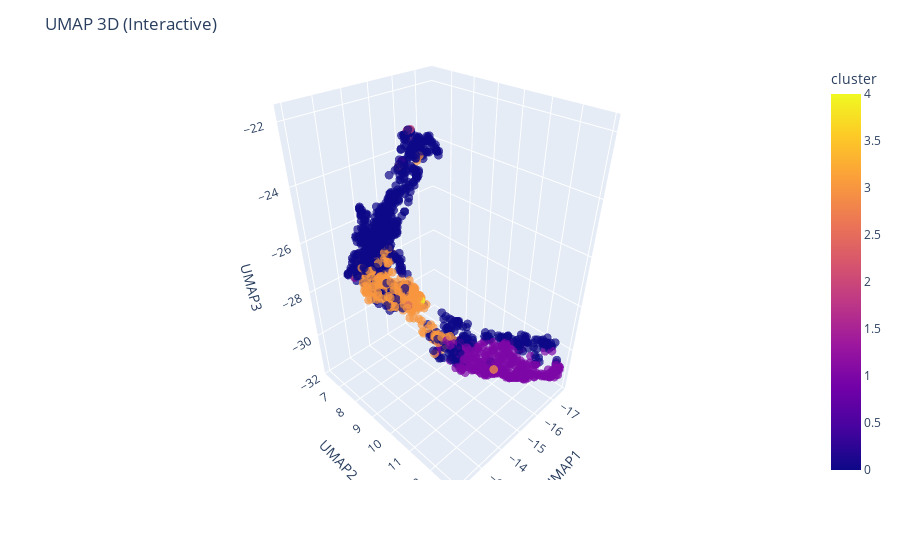

The code cell stored with this chart in its notebook:
### Code cell
import umap
import plotly.express as px

# load features + labels
X = pd.read_parquet(out_dir / "feature_table_extended_scaled.parquet")
labels = pd.read_parquet(out_dir / "clusters_3models.parquet")
df = X.join(labels[["cluster_kmeans"]])

# 3D UMAP embedding
emb = umap.UMAP(n_components=3, n_neighbors=30, min_dist=0.1, random_state=42) \
          .fit_transform(df.drop(columns=["cluster_kmeans"]).values)

plot_df = pd.DataFrame(emb, columns=["UMAP1","UMAP2","UMAP3"])
plot_df["cluster"] = df["cluster_kmeans"].values

fig = px.scatter_3d(
    plot_df, x="UMAP1", y="UMAP2", z="UMAP3",
    color="cluster", opacity=0.7
)
fig.update_traces(marker=dict(size=3))
fig.update_layout(title="UMAP 3D (Interactive)")
fig.show()

### Figure 1 — Plotly figure (JSON) as saved in the notebook; plotly's stock layout.template omitted (floating-point values rounded to 4 significant figures; data arrays with more than 128 entries replaced by an {"elided": "..."} marker saying what was removed)
{"data": [{"hovertemplate": "UMAP1=%{x}<br>UMAP2=%{y}<br>UMAP3=%{z}<br>cluster=%{marker.color}<extra></extra>", "legendgroup": "", "marker": {"color": {"elided": "1718 int values"}, "coloraxis": "coloraxis", "opacity": 0.7, "size": 3, "symbol": "circle"}, "mode": "markers", "name": "", "scene": "scene", "showlegend": false, "type": "scatter3d", "x": {"elided": "1718 float values"}, "y": {"elided": "1718 float values"}, "z": {"elided": "1718 float values"}}], "layout": {"coloraxis": {"colorbar": {"title": {"text": "cluster"}}, "colorscale": [[0, "#0d0887"], [0.1111, "#46039f"], [0.2222, "#7201a8"], [0.3333, "#9c179e"], [0.4444, "#bd3786"], [0.5556, "#d8576b"], [0.6667, "#ed7953"], [0.7778, "#fb9f3a"], [0.8889, "#fdca26"], [1, "#f0f921"]]}, "legend": {"tracegroupgap": 0}, "margin": {"t": 60}, "scene": {"domain": {"x": [0, 1], "y": [0, 1]}, "xaxis": {"title": {"text": "UMAP1"}}, "yaxis": {"title": {"text": "UMAP2"}}, "zaxis": {"title": {"text": "UMAP3"}}}, "title": {"text": "UMAP 3D (Interactive)"}}}
